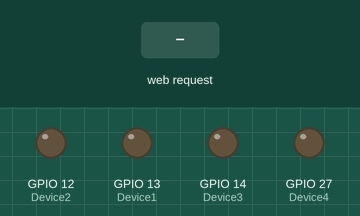
This sketch was run on a simulated ESP32. Shown: output pins drawn as LEDs (lit = HIGH). The inputs (shaded band) are chosen by the test bench. WiFi joins after 1.5 s; servers stay silent unless stated; what the sketch prints to the serial monitor is not drawn.

Above: at 2.7 s.
2.8 s: HTTP request GET /1/on received
At 3.1 s:
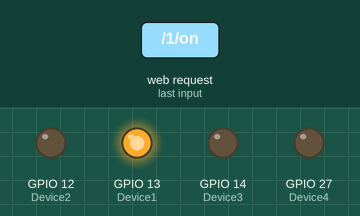
4.3 s: HTTP request GET /3/on received
At 5.4 s:
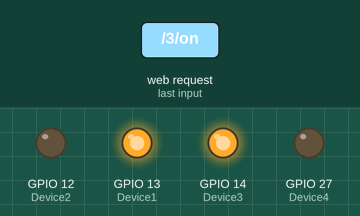
5.8 s: HTTP request GET /1/off received
At 6.6 s:
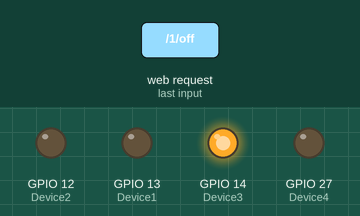
7.3 s: HTTP request GET /2/on received
At 7.7 s:
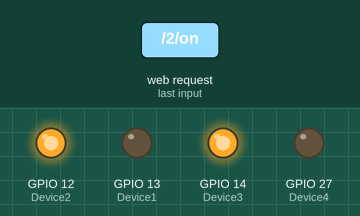
8.8 s: HTTP request GET /3/off received
At 10.0 s:
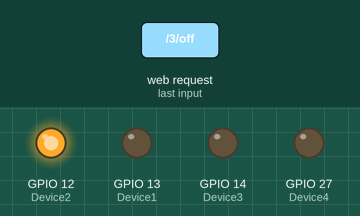
10.3 s: HTTP request GET /4/on received
At 11.2 s:
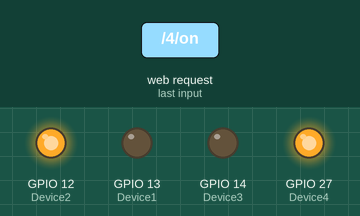
Timing chart, 0 to 12.8 s (numbered marks = the images above; inputs shaded):
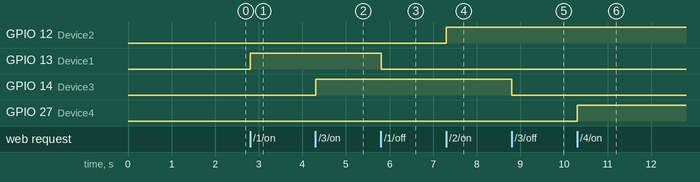

Measured:
- after the input at 2.8 s, GPIO 13 (Device1): LOW → HIGH at once
- after the input at 4.3 s, GPIO 14 (Device3): LOW → HIGH at once
- after the input at 5.8 s, GPIO 13 (Device1): HIGH → LOW at once
- after the input at 7.3 s, GPIO 12 (Device2): LOW → HIGH at once
- after the input at 8.8 s, GPIO 14 (Device3): HIGH → LOW at once
- after the input at 10.3 s, GPIO 27 (Device4): LOW → HIGH at once

The sketch:

code.ino
```cpp
#include <WiFi.h>

// Replace with your network credentials
const char* ssid     = "WIFI Name";  //Change "Wifi Name" with your wifi name.
const char* password = "password";  //Change "password" with your wifi password.

// Set web server port number to 80
WiFiServer server(80);

// Variable to store the HTTP request
String header;

// Auxiliar variables to store the current output state
String Device1State = "off";
String Device2State = "off";
String Device3State = "off";
String Device4State = "off";

// Assign output variables to Relay pins
const int Device1 = 13;
const int Device2 = 12;
const int Device3 = 14;
const int Device4 = 27;

// Current time
unsigned long currentTime = millis();
// Previous time
unsigned long previousTime = 0;
// Define timeout time in milliseconds (example: 2000ms = 2s)
const long timeoutTime = 2000;

void setup() {
  Serial.begin(115200);
  // Initialize the output variables as outputs
  pinMode(Device1, OUTPUT);
  pinMode(Device2, OUTPUT);
  pinMode(Device3, OUTPUT);
  pinMode(Device4, OUTPUT);
  // Set outputs to LOW
  digitalWrite(Device1, LOW);
  digitalWrite(Device2, LOW);
  digitalWrite(Device3, LOW);
  digitalWrite(Device4, LOW);

  // Connect to Wi-Fi network with SSID and password
  Serial.print("Connecting to ");
  Serial.println(ssid);
  WiFi.begin(ssid, password);
  while (WiFi.status() != WL_CONNECTED) {
    delay(500);
    Serial.print(".");
  }
  // Print local IP address and start web server
  Serial.println("");
  Serial.println("WiFi connected.");
  Serial.println("IP address: ");
  Serial.println(WiFi.localIP());
  server.begin();
}

void loop(){
  WiFiClient client = server.available();   // Listen for incoming clients

  if (client) {                             // If a new client connects,
    Serial.println("New Client.");          // print a message out in the serial port
    String currentLine = "";                // make a String to hold incoming data from the client
    currentTime = millis();
    previousTime = currentTime;
    while (client.connected() && currentTime - previousTime <= timeoutTime) { // loop while the client's connected
      currentTime = millis();
      if (client.available()) {             // if there's bytes to read from the client,
        char c = client.read();             // read a byte, then
        Serial.write(c);                    // print it out the serial monitor
        header += c;
        if (c == '\n') {                    // if the byte is a newline character
          // if the current line is blank, you got two newline characters in a row.
          // that's the end of the client HTTP request, so send a response:
          if (currentLine.length() == 0) {
            // HTTP headers always start with a response code (e.g. HTTP/1.1 200 OK)
            // and a content-type so the client knows what's coming, then a blank line:
            client.println("HTTP/1.1 200 OK");
            client.println("Content-type:text/html");
            client.println("Connection: close");
            client.println();

            // turns the Relays on and off
            if (header.indexOf("GET /1/on") >= 0) {
              Serial.println("Device 1 on");
              Device1State = "on";
              digitalWrite(Device1, HIGH);
            } else if (header.indexOf("GET /1/off") >= 0) {
              Serial.println("Device 1 off");
              Device1State = "off";
              digitalWrite(Device1, LOW);
            } else if (header.indexOf("GET /2/on") >= 0) {
              Serial.println("Device 2 on");
              Device2State = "on";
              digitalWrite(Device2, HIGH);
            } else if (header.indexOf("GET /2/off") >= 0) {
              Serial.println("Device 2 off");
              Device2State = "off";
              digitalWrite(Device2, LOW);
            }
            else if (header.indexOf("GET /3/on") >= 0) {
              Serial.println("Device 3 off");
              Device3State = "on";
              digitalWrite(Device3, HIGH);
            }
            else if (header.indexOf("GET /3/off") >= 0) {
              Serial.println("Device 3 off");
              Device3State = "off";
              digitalWrite(Device3, LOW);
            }
            else if (header.indexOf("GET /4/on") >= 0) {
              Serial.println("Device 4 off");
              Device4State = "on";
              digitalWrite(Device4, HIGH);
            }
            else if (header.indexOf("GET /4/off") >= 0) {
              Serial.println("Device 4 off");
              Device4State = "off";
              digitalWrite(Device4, LOW);
            }

            // Display the HTML web page
            client.println("<!DOCTYPE html><html>");
            client.println("<head><meta name=\"viewport\" content=\"width=device-width, initial-scale=1\">");
            client.println("<link rel=\"icon\" href=\"data:,\">");
            // CSS to style the on/off buttons
            // Feel free to change the background-color and font-size attributes to fit your preferences
            client.println("<style>html { font-family: Helvetica; display: inline-block; margin: 0px auto; text-align: center;}");
            client.println(".button { background-color: #52527a; border: none; color: white; padding: 16px 40px;");
            client.println("text-decoration: none; font-size: 30px; margin: 2px; cursor: pointer;}");
            client.println(".button2 {background-color: #d1d1e0;}</style></head>");

            // Web Page Heading
            client.println("<body><h1>HomeAutomation WebServer By Varun Chopra.</h1>");

            // Display current state, and ON/OFF buttons for Relay 1
            client.println("<p>Device 1 - State " + Device1State + "</p>");
            // If the Device1State is off, it displays the ON button
            if (Device1State=="off") {
              client.println("<p><a href=\"/1/on\"><button class=\"button\">ON</button></a></p>");
            } else {
              client.println("<p><a href=\"/1/off\"><button class=\"button button2\">OFF</button></a></p>");
            }

            // Display current state, and ON/OFF buttons for Relay 2
            client.println("<p>Device 2 - State " + Device2State + "</p>");
            // If the Device2State is off, it displays the ON button
            if (Device2State=="off") {
              client.println("<p><a href=\"/2/on\"><button class=\"button\">ON</button></a></p>");
            } else {
              client.println("<p><a href=\"/2/off\"><button class=\"button button2\">OFF</button></a></p>");
            }

            // Display current state, and ON/OFF buttons for Relay 3
            client.println("<p>Device 3 - State " + Device3State + "</p>");
            // If the Device3State is off, it displays the ON button
            if (Device3State=="off") {
              client.println("<p><a href=\"/3/on\"><button class=\"button\">ON</button></a></p>");
            } else {
              client.println("<p><a href=\"/3/off\"><button class=\"button button2\">OFF</button></a></p>");
            }

            // Display current state, and ON/OFF buttons for Relay 4
            client.println("<p>Device 4 - State " + Device4State + "</p>");
            // If the Device4State is off, it displays the ON button
            if (Device4State=="off") {
              client.println("<p><a href=\"/4/on\"><button class=\"button\">ON</button></a></p>");
            } else {
              client.println("<p><a href=\"/4/off\"><button class=\"button button2\">OFF</button></a></p>");
            }
            client.println("</body></html>");

            // The HTTP response ends with another blank line
            client.println();
            // Break out of the while loop
            break;
          } else { // if you got a newline, then clear currentLine
            currentLine = "";
          }
        } else if (c != '\r') {  // if you got anything else but a carriage return character,
          currentLine += c;      // add it to the end of the currentLine
        }
      }
    }
    // Clear the header variable
    header = "";
    // Close the connection
    client.stop();
    Serial.println("Client disconnected.");
    Serial.println("");
  }
}
```
